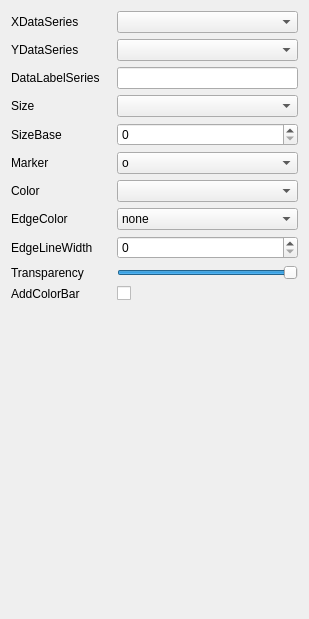
<?xml version="1.0" encoding="UTF-8"?>
<ui version="4.0">
 <class>Form</class>
 <widget class="QWidget" name="Form">
  <property name="geometry">
   <rect>
    <x>0</x>
    <y>0</y>
    <width>309</width>
    <height>619</height>
   </rect>
  </property>
  <property name="windowTitle">
   <string>Form</string>
  </property>
  <layout class="QVBoxLayout" name="verticalLayout">
   <item>
    <layout class="QFormLayout" name="formLayout">
     <item row="0" column="0">
      <widget class="QLabel" name="label">
       <property name="minimumSize">
        <size>
         <width>100</width>
         <height>0</height>
        </size>
       </property>
       <property name="maximumSize">
        <size>
         <width>100</width>
         <height>16777215</height>
        </size>
       </property>
       <property name="text">
        <string>XDataSeries</string>
       </property>
      </widget>
     </item>
     <item row="0" column="1">
      <widget class="QComboBox" name="x_series_combo">
       <property name="maximumSize">
        <size>
         <width>200</width>
         <height>16777215</height>
        </size>
       </property>
      </widget>
     </item>
     <item row="1" column="0">
      <widget class="QLabel" name="label_2">
       <property name="text">
        <string>YDataSeries</string>
       </property>
      </widget>
     </item>
     <item row="1" column="1">
      <widget class="QComboBox" name="y_series_combo"/>
     </item>
     <item row="2" column="0">
      <widget class="QLabel" name="label_3">
       <property name="text">
        <string>DataLabelSeries</string>
       </property>
      </widget>
     </item>
     <item row="2" column="1">
      <widget class="QLineEdit" name="data_label_line"/>
     </item>
     <item row="3" column="0">
      <widget class="QLabel" name="label_5">
       <property name="text">
        <string>Size</string>
       </property>
      </widget>
     </item>
     <item row="3" column="1">
      <widget class="QComboBox" name="scatter_size_combo"/>
     </item>
     <item row="4" column="0">
      <widget class="QLabel" name="label_11">
       <property name="text">
        <string>SizeBase</string>
       </property>
      </widget>
     </item>
     <item row="4" column="1">
      <widget class="QSpinBox" name="scatter_size_base_spin">
       <property name="maximum">
        <number>1000000</number>
       </property>
      </widget>
     </item>
     <item row="5" column="0">
      <widget class="QLabel" name="label_9">
       <property name="text">
        <string>Marker</string>
       </property>
      </widget>
     </item>
     <item row="5" column="1">
      <widget class="QComboBox" name="scatter_marker_type_combo">
       <item>
        <property name="text">
         <string>o</string>
        </property>
       </item>
       <item>
        <property name="text">
         <string>*</string>
        </property>
       </item>
       <item>
        <property name="text">
         <string>.</string>
        </property>
       </item>
       <item>
        <property name="text">
         <string>s</string>
        </property>
       </item>
       <item>
        <property name="text">
         <string>d</string>
        </property>
       </item>
       <item>
        <property name="text">
         <string>D</string>
        </property>
       </item>
       <item>
        <property name="text">
         <string>^</string>
        </property>
       </item>
       <item>
        <property name="text">
         <string>v</string>
        </property>
       </item>
       <item>
        <property name="text">
         <string>&gt;</string>
        </property>
       </item>
       <item>
        <property name="text">
         <string>&lt;</string>
        </property>
       </item>
       <item>
        <property name="text">
         <string>p</string>
        </property>
       </item>
       <item>
        <property name="text">
         <string>P</string>
        </property>
       </item>
       <item>
        <property name="text">
         <string>h</string>
        </property>
       </item>
       <item>
        <property name="text">
         <string>H</string>
        </property>
       </item>
       <item>
        <property name="text">
         <string>none</string>
        </property>
       </item>
      </widget>
     </item>
     <item row="6" column="0">
      <widget class="QLabel" name="label_4">
       <property name="text">
        <string>Color</string>
       </property>
      </widget>
     </item>
     <item row="6" column="1">
      <widget class="QComboBox" name="scatter_color_combo"/>
     </item>
     <item row="7" column="0">
      <widget class="QLabel" name="label_6">
       <property name="text">
        <string>EdgeColor</string>
       </property>
      </widget>
     </item>
     <item row="7" column="1">
      <widget class="QComboBox" name="scatter_edge_color_combo">
       <item>
        <property name="text">
         <string>none</string>
        </property>
       </item>
       <item>
        <property name="text">
         <string>face</string>
        </property>
       </item>
      </widget>
     </item>
     <item row="8" column="0">
      <widget class="QLabel" name="label_7">
       <property name="text">
        <string>EdgeLineWidth</string>
       </property>
      </widget>
     </item>
     <item row="8" column="1">
      <widget class="QSpinBox" name="scatter_linewidth_spin"/>
     </item>
     <item row="9" column="0">
      <widget class="QLabel" name="label_8">
       <property name="text">
        <string>Transparency</string>
       </property>
      </widget>
     </item>
     <item row="9" column="1">
      <widget class="QSlider" name="scatter_transparent_slider">
       <property name="maximum">
        <number>100</number>
       </property>
       <property name="value">
        <number>100</number>
       </property>
       <property name="orientation">
        <enum>Qt::Orientation::Horizontal</enum>
       </property>
      </widget>
     </item>
     <item row="10" column="0">
      <widget class="QLabel" name="label_10">
       <property name="text">
        <string>AddColorBar</string>
       </property>
      </widget>
     </item>
     <item row="10" column="1">
      <widget class="QCheckBox" name="scatter_colorbar_check">
       <property name="text">
        <string/>
       </property>
      </widget>
     </item>
    </layout>
   </item>
  </layout>
 </widget>
 <resources/>
 <connections/>
</ui>
